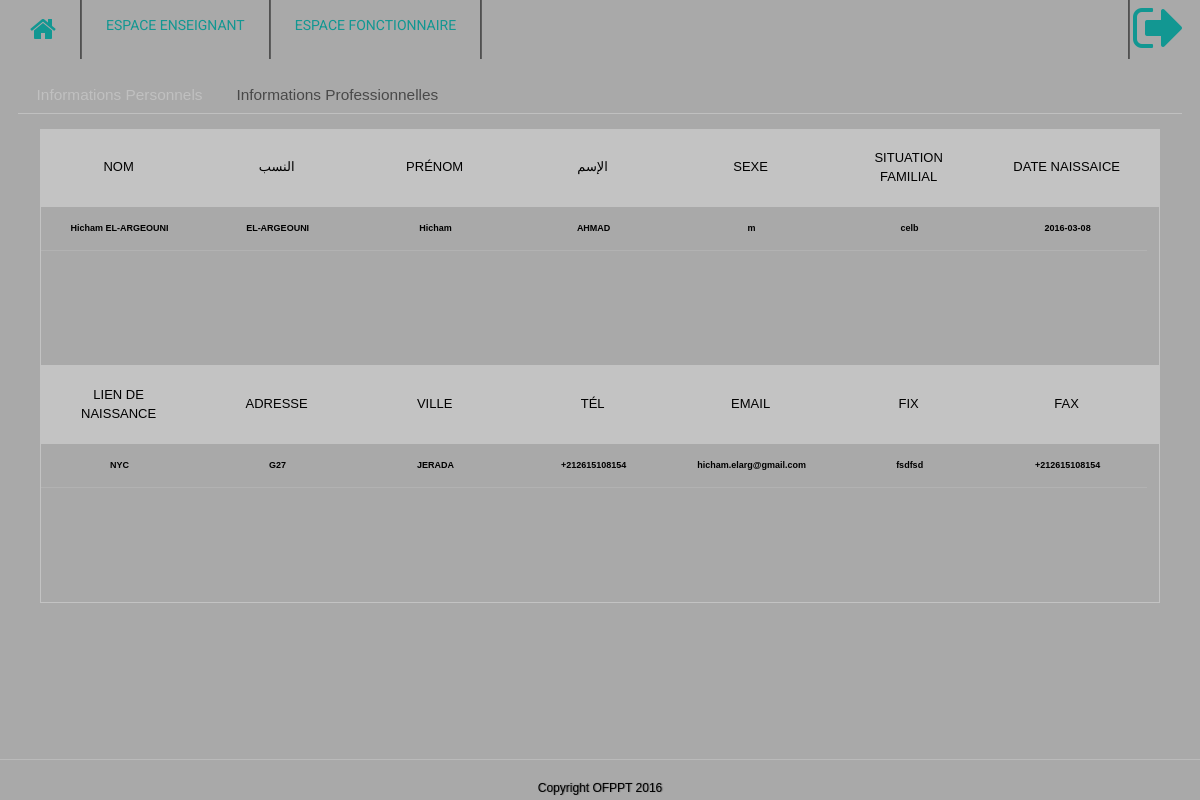
The page /home/admin/121 (signed in) on the database its author committed.
### tables this page shows
CREATE TABLE IF NOT EXISTS `fonctionnaire` (
  `PPR` int(11) NOT NULL,
  `FONCTION` varchar(50) DEFAULT NULL,
  `DIPLOME` varchar(100) DEFAULT NULL,
  `PB` varchar(100) DEFAULT NULL,
  `DATE_OPT_DIP` date DEFAULT NULL,
  `LIEU_OPT` varchar(100) DEFAULT NULL,
  `DATE_RECRUTE` date DEFAULT NULL,
  `TYPE_F` int(11) NOT NULL,
  PRIMARY KEY (`PPR`)
);

CREATE TABLE IF NOT EXISTS `info_personnel` (
  `CIN` varchar(10) NOT NULL,
  `NOM_FR` varchar(50) NOT NULL,
  `NOM_AR` varchar(50) NOT NULL,
  `PRENOM_FR` varchar(50) NOT NULL,
  `PRENOM_AR` varchar(50) NOT NULL,
  `SEXE` char(1) NOT NULL,
  `DATE_NAISSANCE` date NOT NULL,
  `LIEU_NAISSANCE` varchar(50) DEFAULT NULL,
  `ADRESSE` varchar(200) NOT NULL,
  `VILLE` varchar(100) NOT NULL,
  `TELL` varchar(100) NOT NULL,
  `FIX` varchar(100) DEFAULT NULL,
  `FAX` varchar(100) DEFAULT NULL,
  `EMAIL` varchar(100) DEFAULT NULL,
  `PPR` int(11) NOT NULL,
  `SITUATION_FM` varchar(100) NOT NULL,
  PRIMARY KEY (`CIN`),
  KEY `PPR` (`PPR`)
);

### application/core/controller.php (called while the page is built, shortened)
<?php
class Controller
{
    public $db = null;
    private function openDatabaseConnection()
    {
        $options = array(PDO::ATTR_DEFAULT_FETCH_MODE => PDO::FETCH_OBJ, PDO::ATTR_ERRMODE => PDO::ERRMODE_WARNING);
        $this->db = new PDO(DB_TYPE . ':host=' . DB_HOST . ';dbname=' . DB_NAME . ';charset=' . DB_CHARSET, DB_USER, DB_PASS, $options);
    }
    public function loadModel()
    {
        require APP . 'model/model.php';
        $this->model = new Model($this->db);
    }
}

### public/index.php (called while the page is built, shortened)
<?php
require APP . 'core/application.php';
require APP . 'core/controller.php';
$app = new Application();

### application/model/model.php (called while the page is built, shortened)
<?php
class Model
{
    function __construct($db)
    {try {$this->db = $db;
        } catch (PDOException $e) {exit('Database connection could not be established.');}}
    public function getAdminEdit($ppr_)
    {$query = "SELECT
                f.*,i.*,g.*
                FROM fonctionnaire f INNER JOIN info_personnel i ON f.PPR=i.PPR INNER JOIN GRADE g ON g.PPR=f.PPR WHERE  f.TYPE_F=2 AND f.PPR='".$ppr_."' LIMIT 1";
        $result = $this->db->prepare($query);
        $parameters = array(':ppr_' => $ppr_);
        $result->execute($parameters);
        return $result->fetch();}
}

### application/view/usage/admin.php (the view, shortened to what this page needs)
<form action="<?php echo URL;?>home/updateEnsiegnant" method="post">
	<div style="margin-top: 70px" id="Tabs">
		<ul >
			<li><a  href="#infoPersonnel">Informations Personnels</a></li>
			<li><a " href="#infoProfessionnel">Informations Professionnelles</a></li>
		</ul>
		<div id="infoPersonnel" >
			<div class="tbl-header">
				<table  id="infoPersonnal_1_TableHeader" cellpadding="0" cellspacing="0" border="0">
					<thead>
					<tr>
						<th  class ="">Nom</th>
						<th  class ="">النسب</th>
						<th  class ="">Prénom</th>
						<th  class ="">الإسم</th>
						<th  class ="">Sexe</th>
						<th  class ="">situation familial</th>
						<th  class ="">Date naissaice</th>
					</tr>
					</thead>
				</table>
			</div>
			<div  class="tbl-content" id="infoPersonnal_1_TableBody">
				<table   class="tabale-hover" cellpadding="0" cellspacing="0" border="0">
					<tbody>
					<tr>
						<td >
							<?php echo htmlspecialchars($result->NOM_FR,ENT_QUOTES,'UTF-8');?>
						</td>
						<td >
							<?php echo htmlspecialchars($result->NOM_AR,ENT_QUOTES,'UTF-8');?>
						</td>
						<td >
							<?php echo htmlspecialchars($result->PRENOM_FR,ENT_QUOTES,'UTF-8');?>
						</td>
						<td >
							<?php echo htmlspecialchars($result->PRENOM_AR,ENT_QUOTES,'UTF-8');?>
						</td>
						<td >
							<?php echo htmlspecialchars($result->SEXE,ENT_QUOTES,'UTF-8');?>
						</td>
						<td >
							<?php echo htmlspecialchars($result->SITUATION_FM,ENT_QUOTES,'UTF-8');?>
						</td>
						<td >
							<?php echo htmlspecialchars($result->DATE_NAISSANCE,ENT_QUOTES,'UTF-8');?>
						</td>
					</tr>
					</tbody>
				</table>
			</div>
			<div class="tbl-header">
				<table  id="infoPersonnal_2_TableHeader" cellpadding="0" cellspacing="0" border="0">
					<thead>
					<tr>
						<th class ="">Lien de naissance</th>
						<th class ="">Adresse</th>
						<th class ="">Ville</th>
						<th class ="">Tél</th>
						<th class ="">Email</th>
						<th class ="">Fix</th>
						<th class ="">Fax</th>
					</tr>
					</thead>
				</table>
			</div>
			<div  class="tbl-content" id="infoPersonnal_2_TableBody">
				<table   class="tabale-hover" cellpadding="0" cellspacing="0" border="0">
					<tbody>
					<tr>
						<td >
							<?php echo htmlspecialchars($result->LIEU_NAISSANCE,ENT_QUOTES,'UTF-8');?>
						</td>
						<td >
							<?php echo htmlspecialchars($result->ADRESSE,ENT_QUOTES,'UTF-8');?>
						</td>
						<td >
							<?php echo htmlspecialchars($result->VILLE,ENT_QUOTES,'UTF-8');?>
						</td>
						<td >
							<?php echo htmlspecialchars($result->TELL,ENT_QUOTES,'UTF-8');?>
						</td>
						<td >
							<?php echo htmlspecialchars($result->EMAIL,ENT_QUOTES,'UTF-8');?>
						</td>
						<td >
							<?php echo htmlspecialchars($result->FIX,ENT_QUOTES,'UTF-8');?>
						</td>
						<td >
							<?php echo htmlspecialchars($result->FAX,ENT_QUOTES,'UTF-8');?>
						</td>
					</tr>
					</tbody>
				</table>
			</div>
		</div>
</form>

### application/core/application.php (shortened to what this page needs)
<?php
class Application
{
    private $url_controller = null;
    private $url_action = null;
    private $url_params = array();
    public function __construct()
    {
        if (!$this->url_controller) {
            require APP . 'controller/home.php';
            $page = new Home();
            $page->index();
        } elseif (file_exists(APP . 'controller/' . $this->url_controller . '.php')) {
            $this->url_controller = new $this->url_controller();
            if (method_exists($this->url_controller, $this->url_action)) {
                if (!empty($this->url_params)) {
                    call_user_func_array(array($this->url_controller, $this->url_action), $this->url_params);
                } else {
                    $this->url_controller->{$this->url_action}();
                }
            }
        } else {
            header('location: ' . URL . 'error');
        }
    }
    private function splitUrl()
    {
        if (isset($_GET['url'])) {
            $url = trim($_GET['url'], '/');
            $url = filter_var($url, FILTER_SANITIZE_URL);
            $url = explode('/', $url);
            $this->url_controller = isset($url[0]) ? $url[0] : null;
            $this->url_action = isset($url[1]) ? $url[1] : null;
            unset($url[0], $url[1]);
            $this->url_params = array_values($url);
        }
    }
}

### application/controller/home.php (shortened to what this page needs)
<?php
class Home extends Controller
{
	public function Admin($ppr_)
	{
		if(!isset($_SESSION["currentUserName"]))
		{
			header("location:".URL.'home/login');
		}else {
			if (isset($ppr_)) {
				$result = $this->model->getAdminEdit($ppr_);
			}
			require APP . 'view/_templates/header.php';
			require APP . 'view/_templates/sidebar.php';
			require APP . 'view/usage/admin.php';
			require APP . 'view/_templates/footer.php';
			 }
		}
}

### application/view/_templates/header.php (shortened to what this page needs)
<!DOCTYPE html>
<html>
<head>
    <link rel="stylesheet" href="<?php echo URL ?>css/bootstrap.css">
    <link rel="stylesheet" href="<?php echo URL ?>css/jquery-ui.min.css">
    <link rel="stylesheet" href="<?php echo URL ?>css/bootstrap-combobox.css">
    <link rel="stylesheet" href="<?php echo URL ?>fonts/glyphicons-halflings-regular.ttf">
    <link rel="stylesheet/less" href="<?php echo URL ?>less/combobox.less">
    <link rel="stylesheet" href="<?php echo URL ?>font-awesome/css/font-awesome.css">
    <link rel="stylesheet" href="<?php echo URL ?>font-awesome/css/font-awesome.min.css">
    <link rel="stylesheet" href="<?php echo URL ?>font-awesome/css/font-awesome.min.css">
    <link rel="stylesheet/less" href="<?php echo URL ?>font-awesome/less/animated.less">
    <link rel="stylesheet/less" href="<?php echo URL ?>font-awesome/less/bordered-pulled.less">
    <link rel="stylesheet/less" href="<?php echo URL ?>font-awesome/less/core.less">
    <link rel="stylesheet/less" href="<?php echo URL ?>font-awesome/less/fixed-width.less">
    <link rel="stylesheet/less" href="<?php echo URL ?>font-awesome/less/font-awesome.less">
    <link rel="stylesheet/less" href="<?php echo URL ?>font-awesome/less/icons.less">
    <link rel="stylesheet/less" href="<?php echo URL ?>font-awesome/less/larger.less">
    <link rel="stylesheet/less" href="<?php echo URL ?>font-awesome/less/list.less">
    <link rel="stylesheet/less" href="<?php echo URL ?>font-awesome/less/mixins.less">
    <link rel="stylesheet/less" href="<?php echo URL ?>font-awesome/less/path.less">
    <link rel="stylesheet/less" href="<?php echo URL ?>font-awesome/less/rotated-flipped.less">
    <link rel="stylesheet/less" href="<?php echo URL ?>font-awesome/less/screen-reader.less">
    <link rel="stylesheet/less" href="<?php echo URL ?>font-awesome/less/stacked.less">
    <link rel="stylesheet/less" href="<?php echo URL ?>font-awesome/less/variables.less">
    <link rel="stylesheet" href="<?php echo URL ?>font-awesome/fonts/fontawesome-webfont.ttf">
    <link rel="stylesheet" href="https://maxcdn.bootstrapcdn.com/font-awesome/4.6.1/css/font-awesome.min.css">
    <link rel="stylesheet" href="<?php echo URL ?>css/style.css">
    <link rel="stylesheet" href="<?php echo URL ?>css/style-login.css">
</head>
<body class="">
<div class="container">
    <div class="row">

### application/view/_templates/sidebar.php (shortened to what this page needs)
<nav class="navbar   navbar-fixed-top" id="navbar">
    <div class="container-fluid">
                <div  class="collapse navbar-collapse" id="myNavBar" >
                        <ul class="nav navbar-nav">
                             <li class="active"  >
                                 <a   class="home"href="<?php echo URL;?>home/index">
                                     <span class="fa fa-home fa-2x " title="Accueil"></span>
                                 </a>
                             </li>
                             <li class="dividerV"></li>
                            <li  >
                                <a  class="ensiegnant" style="height: 59px" href="<?php echo URL;?>home/listerens">
                                    <span>ESPACE ENSEIGNANT</span>
                                </a>
                            </li>
                            <li class="dividerV"></li>
                            <li   >
                                <a  class="admin" style="height: 59px" href="<?php echo URL;?>home/listAdmin">
                                    <span>ESPACE FONCTIONNAIRE</span>
                                </a>
                            </li>
                        </ul>
                    <div>
                        <a  class="pull-right"   href='<?php echo URL;?>home/login'><span style="height: 59px;margin-left:10px  "  class="fa fa-sign-out fa-4x"  title="Déconnexion"></span></a>
                    </div>
                    <ul class="nav navbar-nav about">
                        <li class="dividerV"></li>
                    </ul>
                    <div id="verticalDivider"></div>
                </div>
    </div>
</nav>

### application/view/_templates/footer.php (shortened to what this page needs)
    <footer class="copy-right">
        <p>Copyright  OFPPT 2016 </p>
    </footer>
    </div>
    </div>
    </body>
</html>

### public/css/style.css (style rules this page uses)
body { width: 100%; }
footer { min-height: 30px; max-height: 30px; }
#infoPersonnal_1_TableBody { height: 160px;; }
#infoPersonnal_2_TableBody { height: 160px;; }
#infoPersonnal_1_TableHeader th { font-size: small; text-align: center; width: 158px; }
#infoPersonnal_1_TableBody td { font-size: xx-small; text-align: center; width: 158px; }
#infoPersonnal_2_TableHeader th { font-size: small; text-align: center; width: 158px; }
#infoPersonnal_2_TableBody td { font-size: xx-small; text-align: center; width: 158px; }
#verticalDivider { margin-right: 3px; border-left:1px solid #505050; border-right:1px solid #5e5e5e; height:59px; position:absolute; right:67px; top:0px; }
.navbar-fixed-top { background-color: darkgray; }
.navbar-fixed-top a { color:#129792; }
#Tabs { background: transparent; border: none; }
#Tabs .ui-widget-header { background: transparent; border: none; border-bottom: 1px solid #c0c0c0; -moz-border-radius: 0px; -webkit-border-radius: 0px; border-radius: 0px; }
#Tabs .ui-tabs-nav .ui-state-default { background: transparent; border: none; }
#Tabs .ui-tabs-nav .ui-state-active { background: transparent url(img/uiTabsArrow.png) no-repeat bottom center; border: none; }
#Tabs .ui-tabs-nav .ui-state-default a { color: #494949; }
#Tabs .ui-tabs-nav .ui-state-active a { color: #C0C0C0; }
.navbar .dividerV { height:59px; margin: 0 9px; border-left:1px solid #505050; border-right:1px solid #5e5e5e; }
table { table-layout: fixed; }
.tbl-header { background-color: rgba(255,255,255,0.3); }
.tbl-content { height:360px; overflow-x:auto; margin-top: 0px; border: 1px solid rgba(255,255,255,0.3); }
th { padding: 20px 15px; text-align: left; font-weight: 500; font-size: 12px; color: #000000; text-transform: uppercase; }
td { padding: 15px; text-align: center; vertical-align:middle; font-weight: 900; font-size: 12px; color: #000000; border-bottom: solid 1px rgba(255,255,255,0.1); }
body { background-color: darkgray; font-family: 'Roboto', sans-serif; }
.copy-right { text-align: center; color: #000000; margin: 100px 0 0; font-size: 12px; font-weight: 300; border-top: 1px solid rgba(255,255,255,0.2); padding: 20px 2%; position: fixed; left: 0; bottom: 0; width: 100%; text-shadow: 1px 0 1px rgba(0, 0, 0, 0.4); text-decoration: none; }

### rows shown on the page
fonctionnaire: info_personnel.NOM_FR "Hicham EL-ARGEOUNI", info_personnel.NOM_AR "EL-ARGEOUNI", info_personnel.PRENOM_FR "Hicham", info_personnel.PRENOM_AR "AHMAD", info_personnel.SEXE "m", info_personnel.SITUATION_FM "celb", info_personnel.DATE_NAISSANCE "2016-03-08", info_personnel.LIEU_NAISSANCE "NYC", info_personnel.ADRESSE "G27", info_personnel.VILLE "JERADA", info_personnel.TELL "+212615108154", info_personnel.EMAIL "hicham.elarg@gmail.com", info_personnel.FIX "fsdfsd", info_personnel.FAX "+212615108154"
